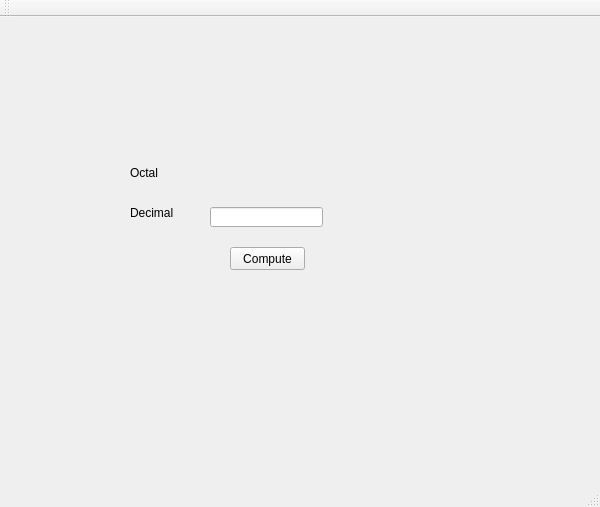
<?xml version="1.0" encoding="UTF-8"?>
<ui version="4.0">
 <class>MainWindow</class>
 <widget class="QMainWindow" name="MainWindow">
  <property name="geometry">
   <rect>
    <x>0</x>
    <y>0</y>
    <width>600</width>
    <height>507</height>
   </rect>
  </property>
  <property name="windowTitle">
   <string>MainWindow</string>
  </property>
  <widget class="QWidget" name="centralWidget">
   <widget class="QPushButton" name="ComputeBtn">
    <property name="geometry">
     <rect>
      <x>230</x>
      <y>230</y>
      <width>75</width>
      <height>23</height>
     </rect>
    </property>
    <property name="text">
     <string>Compute</string>
    </property>
   </widget>
   <widget class="QLineEdit" name="input">
    <property name="geometry">
     <rect>
      <x>210</x>
      <y>190</y>
      <width>113</width>
      <height>20</height>
     </rect>
    </property>
   </widget>
   <widget class="QLabel" name="octalLabel">
    <property name="geometry">
     <rect>
      <x>210</x>
      <y>150</y>
      <width>151</width>
      <height>20</height>
     </rect>
    </property>
    <property name="text">
     <string/>
    </property>
   </widget>
   <widget class="QLabel" name="label">
    <property name="geometry">
     <rect>
      <x>130</x>
      <y>190</y>
      <width>47</width>
      <height>12</height>
     </rect>
    </property>
    <property name="text">
     <string>Decimal</string>
    </property>
   </widget>
   <widget class="QLabel" name="label_2">
    <property name="geometry">
     <rect>
      <x>130</x>
      <y>150</y>
      <width>47</width>
      <height>12</height>
     </rect>
    </property>
    <property name="text">
     <string>Octal</string>
    </property>
   </widget>
  </widget>
  <widget class="QMenuBar" name="menuBar">
   <property name="geometry">
    <rect>
     <x>0</x>
     <y>0</y>
     <width>600</width>
     <height>21</height>
    </rect>
   </property>
  </widget>
  <widget class="QToolBar" name="mainToolBar">
   <attribute name="toolBarArea">
    <enum>TopToolBarArea</enum>
   </attribute>
   <attribute name="toolBarBreak">
    <bool>false</bool>
   </attribute>
  </widget>
  <widget class="QStatusBar" name="statusBar"/>
 </widget>
 <layoutdefault spacing="6" margin="11"/>
 <resources/>
 <connections/>
</ui>
